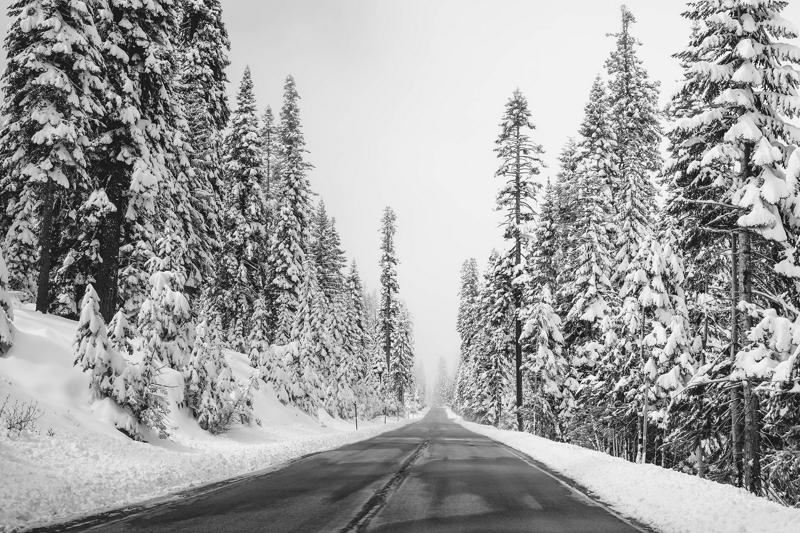
%> input picture Part-1_ Image Enhancement/images/image2.jpg, 800 x 533 px
$ octave --eval "result = compute_gradient('images/gauss_meme.jpg');"   (GNU Octave 9; MATLAB toolbox functions it lacks are replaced by stand-ins)
%> lines starting %> are read from the running program, lines starting %| are printed output that depends on the picture
function [Gx, Gy, im_magnitude,im_direction] = compute_gradient(image)
%> called with image = 'images/gauss_meme.jpg'
image = 'images/image2.jpg'
image=im2double(imread(image));
%> image: size 533x800 double; min 0, max 1, mean 0.627

Sobel_x = [ 1, 0, -1 ; 2, 0, -2 ; 1, 0, -1 ];
Sobel_y = Sobel_x';

Gx=imfilter(image,Sobel_x);
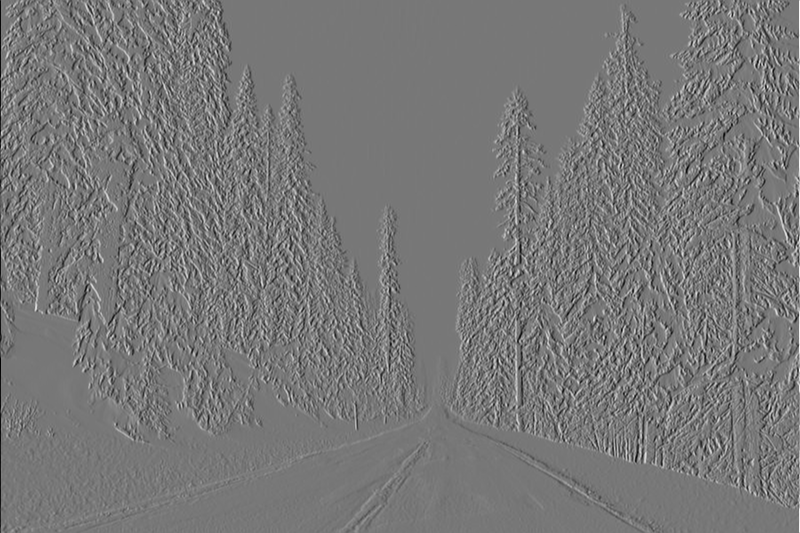
%> Gx: size 533x800 double; min -3.44, max 3.87, mean -9.19e-05; drawn with min black and max white
Gy=imfilter(image,Sobel_y);
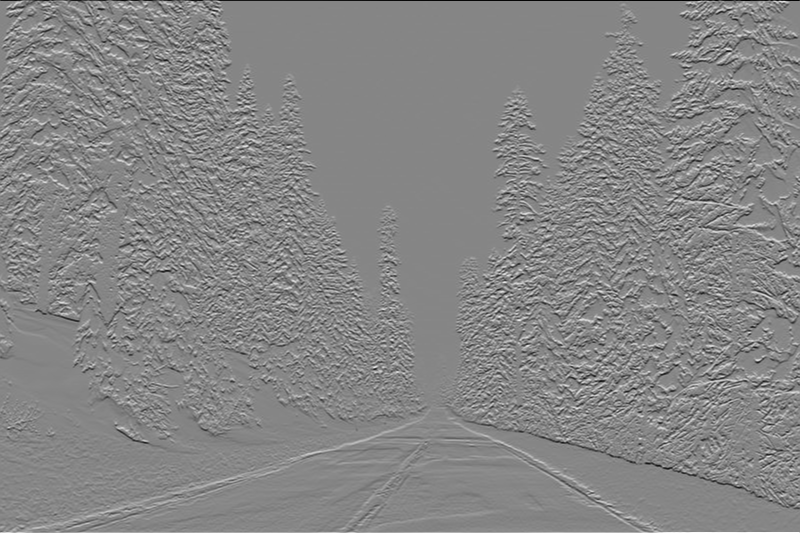
%> Gy: size 533x800 double; min -3.85, max 3.48, mean 0.00305; drawn with min black and max white

im_magnitude = sqrt((Gx.^2+Gy.^2));
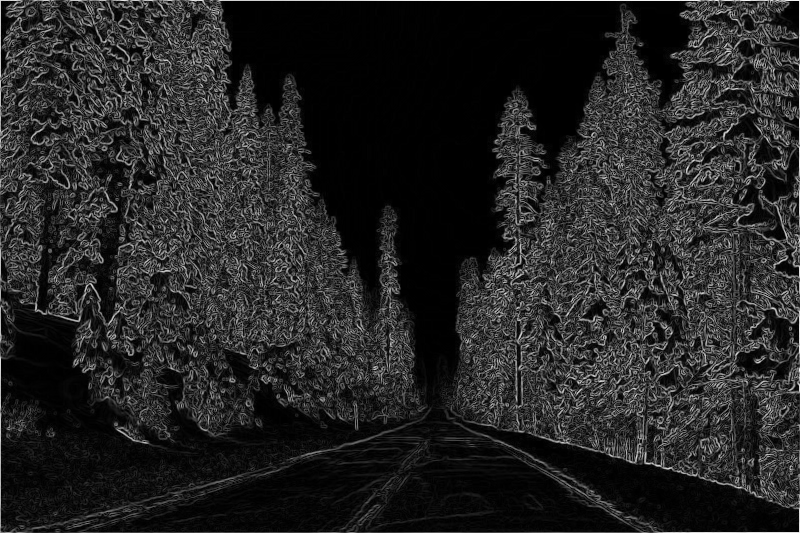
%> im_magnitude: size 533x800 double; min 0, max 3.93, mean 0.579; drawn with min black and max white
im_magnitude = imbinarize(rescale(im_magnitude));
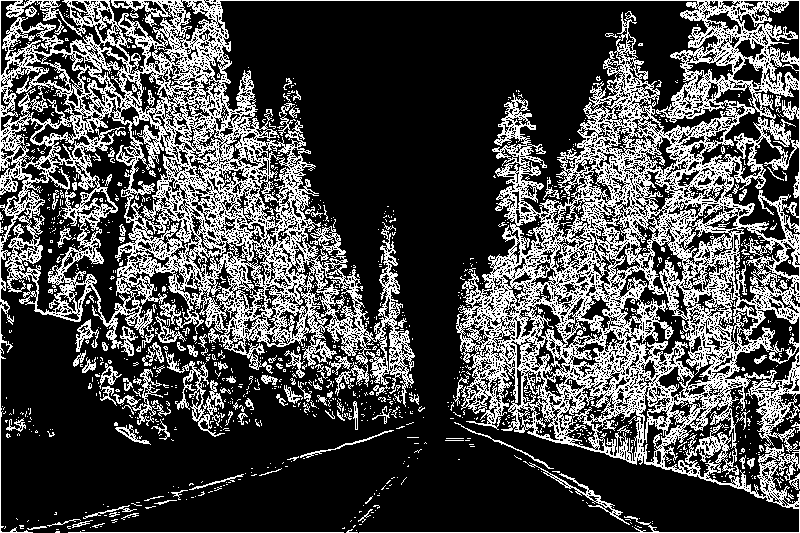
%> im_magnitude: size 533x800 logical; 29.3% white in thin lines or dots

%im_direction = atan2(Gy,Gx); % equiv to atan(Gy./Gx) but accounts for division by 0
im_direction = atan2(Gy,Gx);
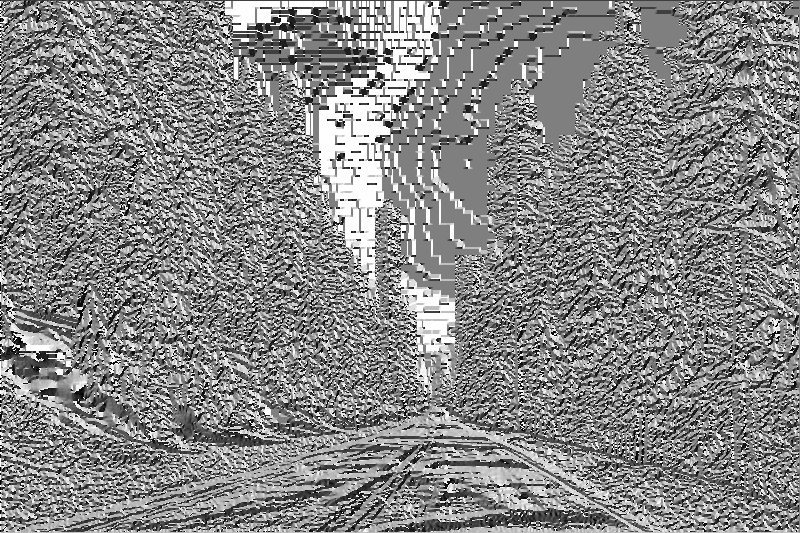
%> im_direction: size 533x800 double; min -3.14, max 3.14, mean 0.178; drawn with min black and max white

out_image = [Gx,Gy;im_magnitude,im_direction];
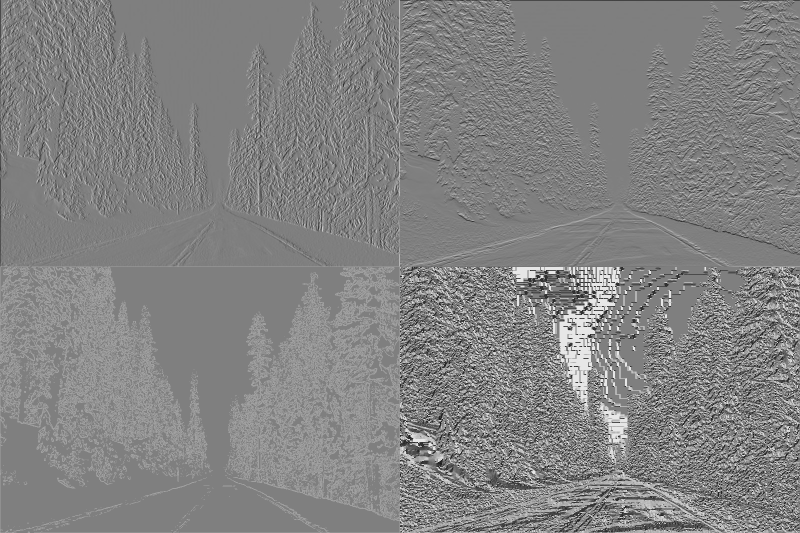
%> out_image: size 1066x1600 double (shown at 1/2 size); min -3.85, max 3.87, mean 0.118; drawn with min black and max white

imwrite(out_image,'images/gradients.png');
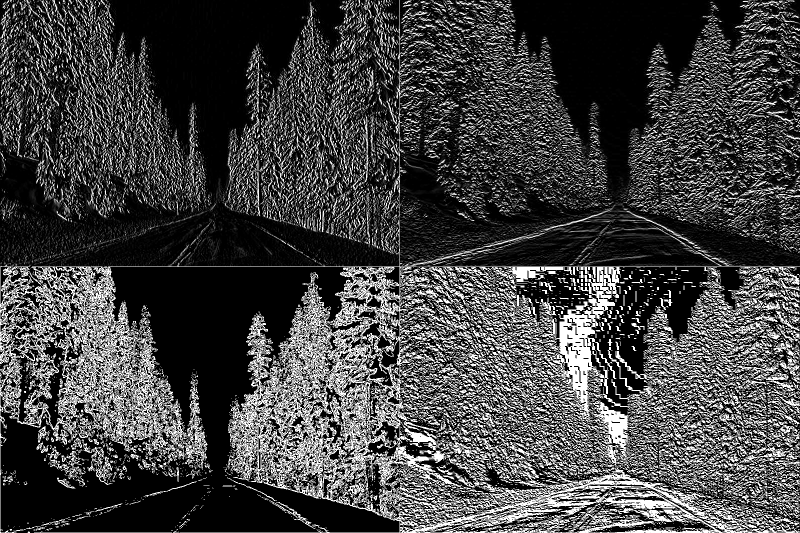
%> saved as gradients.png: size 1066x1600 uint8 (shown at 1/2 size); min 0, max 255, mean 66.4

end
